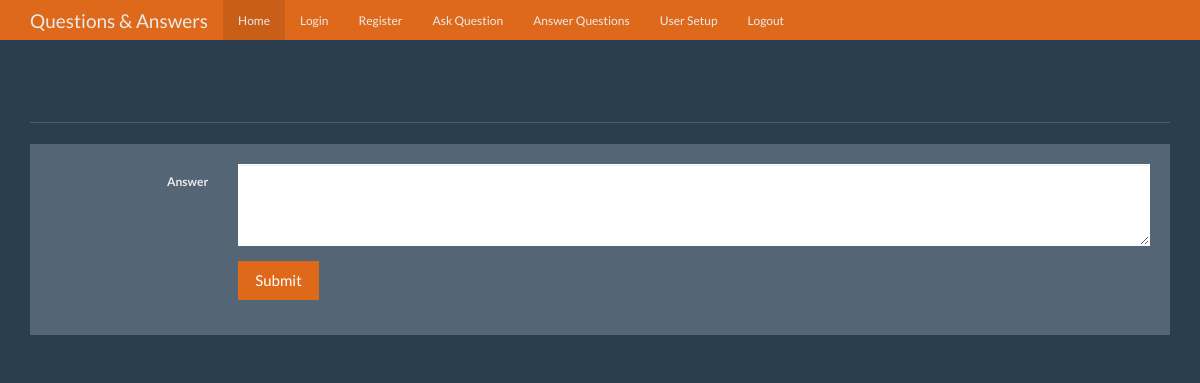
The page /answer/1 on the database as committed earlier.
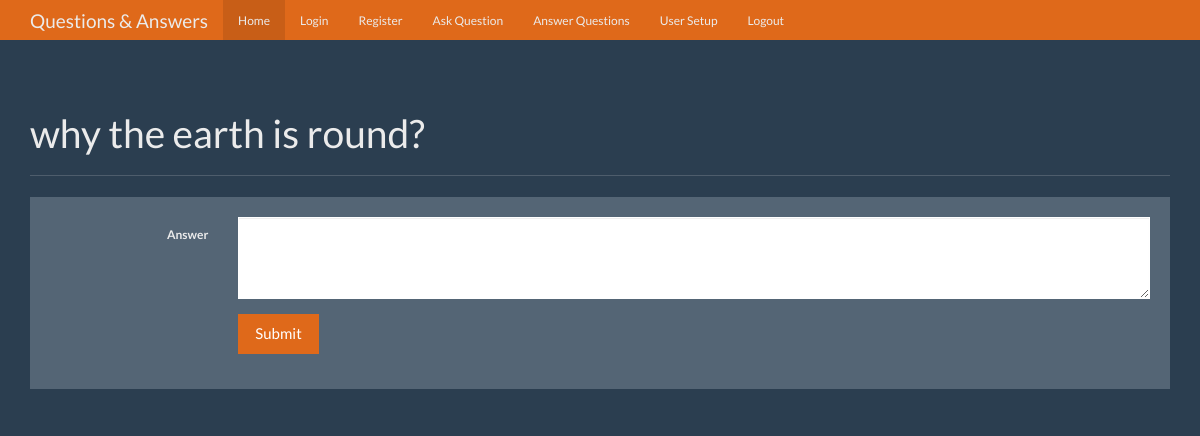
The same page on the database as committed later.
### tables this page shows
CREATE TABLE questions (
    id integer primary key autoincrement,
    question_text text not null,
    answer_text text,
    asked_by_id integer not null,
    expert_id integer not null
);

### app.py (the view)
@app.route('/answer/<question_id>', methods=["POST", "GET"])
def answer(question_id):
    user = get_current_user()
    db = get_db()
    if request.method == 'POST':
        db.execute('update questions set answer_text = ? where id = ?', [request.form['answer'], question_id])
        db.commit()
        return redirect(url_for('unanswered'))
    question_cur = db.execute('select id,question_text from questions where id = ?', question_id)
    question = question_cur.fetchone()
    return render_template('answer.html', user=user, question=question)

### app.py (called while the page is built)
def get_current_user():
    user_result = None
    if 'user' in session:
        user = session['user']
        db = get_db()
        user_cur = db.execute('select id, name, password, expert, admin from users where name = ?', [user])
        user_result = user_cur.fetchone()
    return user_result

### database.py (called while the page is built)
def connect_db():
    db_path = os.path.join(os.path.dirname(os.path.abspath(__file__)), "questions.db")
    sql = sqlite3.connect(db_path)
    sql.row_factory = sqlite3.Row
    return sql

def get_db():
    if not hasattr(g, 'sqlite_db'):
        g.sqlite_db = connect_db()
    return g.sqlite_db

### templates/answer.html (shortened to what this page needs)
<!DOCTYPE html>
<html lang="en">
<head>
    <link href="{{ url_for('static', filename='bootstrap.min.css') }}" rel="stylesheet">
    <link href="{{ url_for('static', filename='theme.css') }}" rel="stylesheet">
</head>
<body>
<nav class="navbar navbar-inverse navbar-fixed-top">
    <div class="container">
        <div class="navbar-header">
            <a class="navbar-brand" href="#">Questions & Answers</a>
        </div>
        <div id="navbar" class="navbar-collapse collapse">
            <ul class="nav navbar-nav">
                <li class="active"><a href="#">Home</a></li>
                <li><a href="#">Login</a></li>
                <li><a href="#">Register</a></li>
                <li><a href="#">Ask Question</a></li>
                <li><a href="#">Answer Questions</a></li>
                <li><a href="#">User Setup</a></li>
                <li><a href="#">Logout</a></li>
            </ul>
        </div>
    </div>
</nav>
<div class="container theme-showcase" role="main">
    <div class="page-header">
        <h1>{{ question['question_text'] }}</h1>
    </div>
    <div class="row">
        <div class="col-lg-12">
            <div class="well bs-component">
                <form class="form-horizontal" method="POST" action="{{ url_for('answer',question_id = question['id']) }}">
                    <fieldset>
                        <div class="form-group">
                            <label for="textArea" class="col-lg-2 control-label">Answer</label>
                            <div class="col-lg-10">
                                <textarea class="form-control" rows="3" name='answer' id="textArea"></textarea>
                            </div>
                        </div>
                        <div class="form-group">
                            <div class="col-lg-10 col-lg-offset-2">
                                <button type="submit" class="btn btn-primary">Submit</button>
                            </div>
                        </div>
                    </fieldset>
                </form>
            </div>
        </div>
    </div>
</div>
</body>
</html>

Rows that differ between the two databases and show on the page:
added questions: question_text "why the earth is round?"
